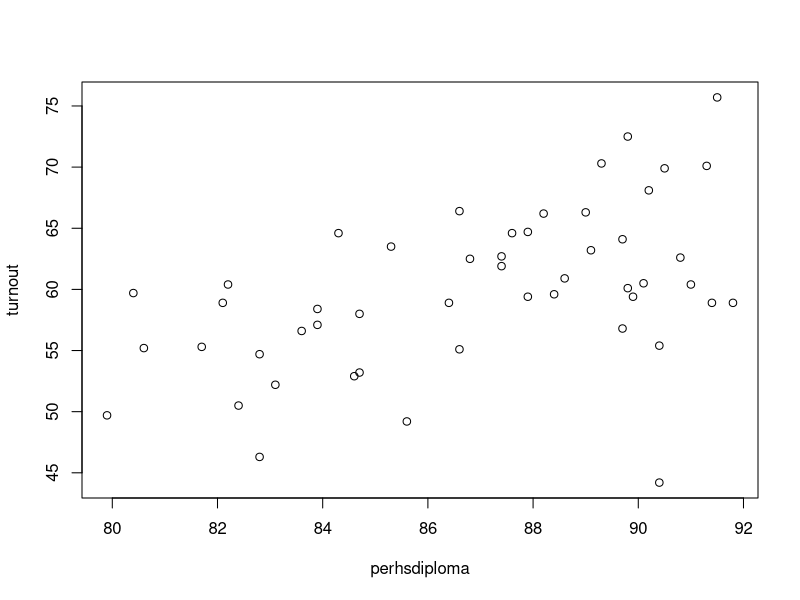
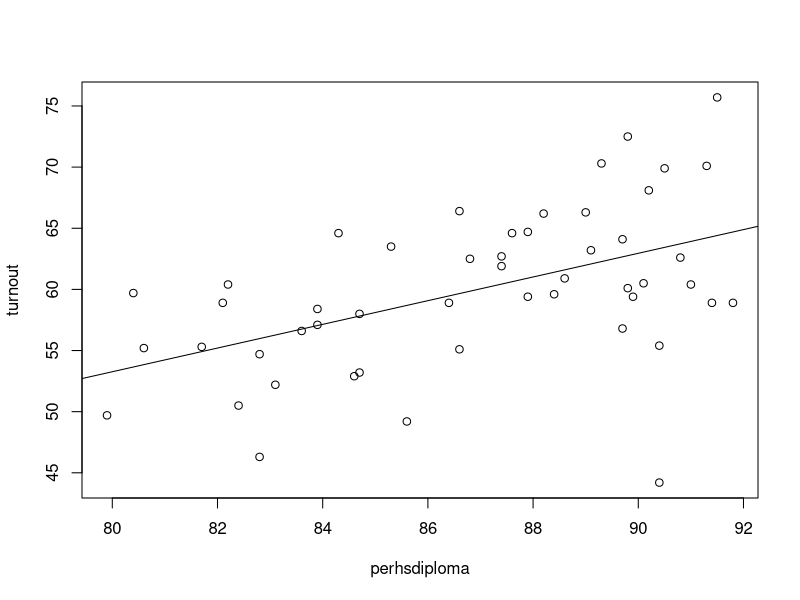
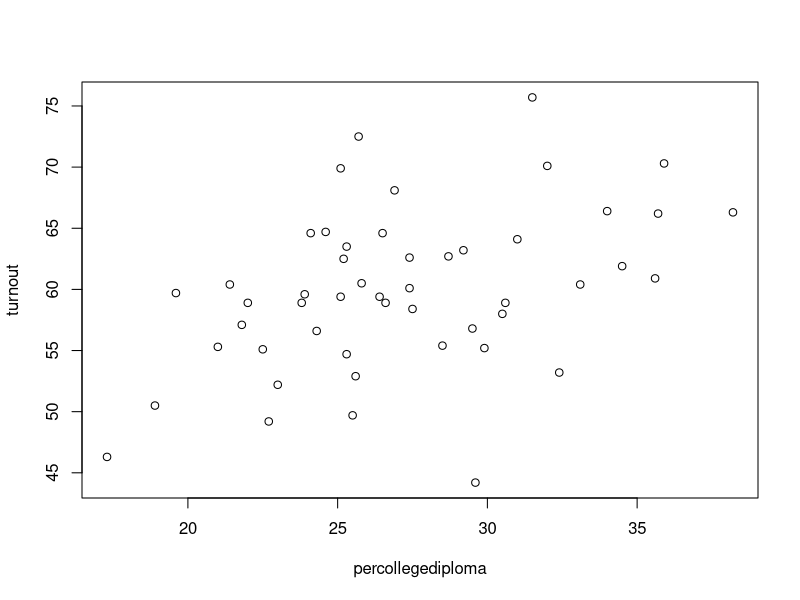
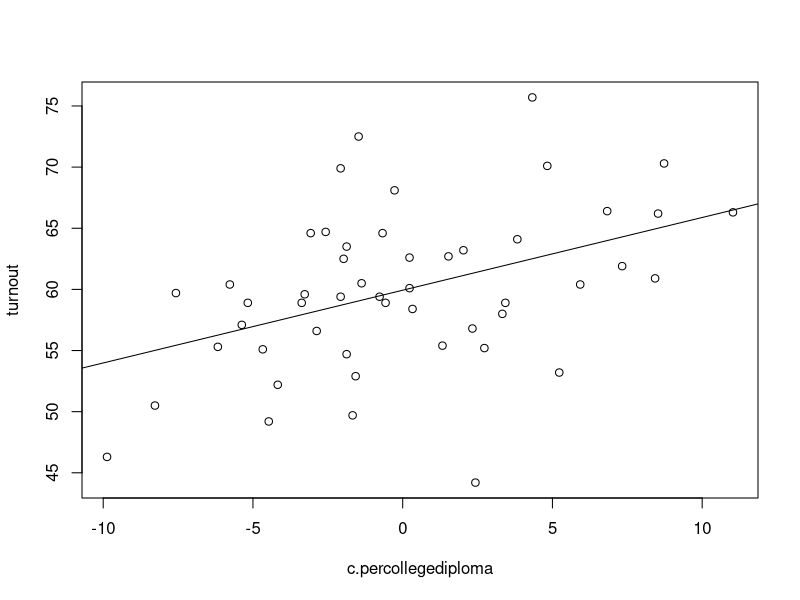
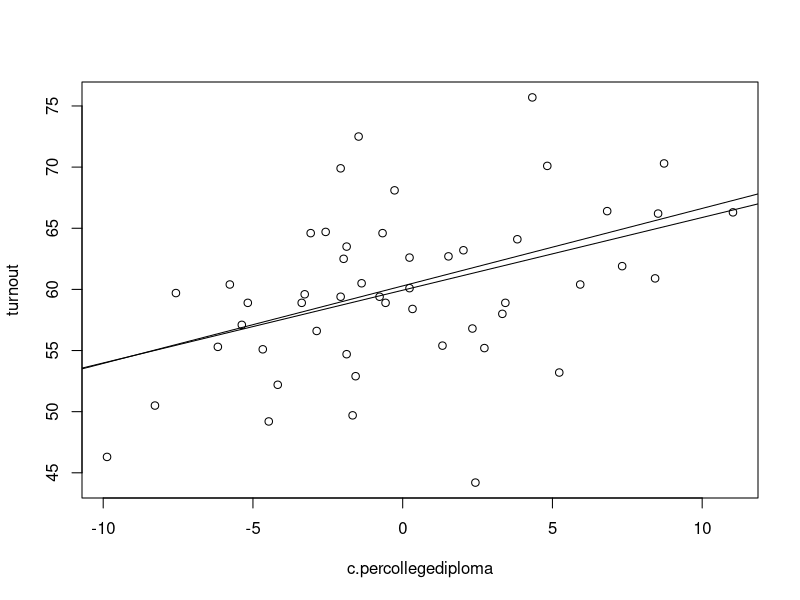

Source code (R) for these figures, in order:
library(car) # This is a very useful R package. You should use it a lot if you're using R.

# We need to read in the data first. It's worth clarifying that this is probably the hardest thing for people who first starting using R to do. It's not very intuitive.
# The getwd() function will tell you your current working directory.
getwd()
# setwd() will change your working directory.
# setwd("/home/steve/Dropbox/teaching/posc3410/state-education-turnout") # While using my handsome Ubuntu Desktop.
setwd("/users/stevenmiller/Dropbox/teaching/posc3410/state-education-turnout") # While using Macbook to show the children.
# I forget what this would look like in Windows. Windows' directory structure is kind of stupid from a Linux user's perspective. Well, really stupid.
# I don' think R understands Windows' backslash. I think you have to use forward slash instead. I forget.
# That said, let's read in the data. R is an object-oriented command-based programming language, derivative of C, but also C++ and Fortran. You assign an input to an object.
Data <- read.csv("state-education-turnout.csv")

# Data # This will just spit out the entire data frame.

# Let's find out which state has the lowest and highest of some values. Name and shame the worst of 'em.
minturnout <- min(Data$turnout) 
maxturnout <- max(Data$turnout)
Data$state[Data$turnout == minturnout]
Data$state[Data$turnout == maxturnout]

minperhsdip <- min(Data$perhsdiploma) 
maxperhsdip <- max(Data$perhsdiploma)
Data$state[Data$perhsdiploma == minperhsdip]
Data$state[Data$perhsdiploma == maxperhsdip]

minpercoldip <- min(Data$percollegediploma) 
maxpercoldip <- max(Data$percollegediploma)
Data$state[Data$percollegediploma == minpercoldip]
Data$state[Data$percollegediploma == maxpercoldip]

# Let's find South Carolina because you're probably curious.
subset(Data, Data$state == "Sakerlina")

# Let's say we're interested in state voter turnout among the VEP in 2012 as a function of percent of the school holding a high school diploma (easiest data I could find from 2009).
# Let's correlate the two first.

with(Data, cor(perhsdiploma, turnout))
with(Data, cor(turnout, perhsdiploma))

# The more you use R, the more you'll learn to love R's with() function. Better to use with() than attach(), I think.
# Notice we flipped the two and got the same Pearson's r. Correlation is symmetrical.
# Also notice we got a Pearson's r of .505, basically identical to what Pollock gave.

# Pollock gave a scatterplot. Let's do that too.

with(Data, plot(perhsdiploma, turnout))

# Our scatterplot suggests a positive relationship, just like the Pearson's R.
# It does suggest some noise near the right end of the perhsdiploma variable.
# For example, that's Hawaii you're seeing at the very bottom right.
# North Dakota, Utah, and Wyoming are also pulling that correlation coefficient down.
# You will want to be mindful of these outliers (especially in small samples) when you start doing serious analysis yourself.
# For the meantime, let's gloss over it.

# What can we say about the increase in voter turnout as a function of a state's level education? Let's regress y on x.

M1 <- lm(turnout ~ perhsdiploma, data=Data)
summary(M1)

# Notice the regression coefficient is .9687 with a standard error of .2389.
# The regression coefficient produces a t-statistic more than 4 (well: 4.054) standard errors away from zero.
# This is rather similar to what the author found in his illustration.
# Our y-intercept is -24.2269. That is, a state in which no one graduated from high school will have a turnout of -24.22%. That's ridiculous.
# Center your variables people. Here's how.

Data$c.perhsdiploma <- with(Data, perhsdiploma - mean(perhsdiploma))
mean(Data$c.perhsdiploma)

# Let's do the same regression, but now with our centered perhsdiploma variable.

M2 <- lm(turnout ~ c.perhsdiploma, data=Data)
summary(M2)

# Notice the regression coefficient didn't change at all.
# That said, the y-intercept is much more meaningful.
# Basically, our estimated turnout rate for the state with the average hsdiploma value is 59.934.
# If it helps you, Missouri has the closest value to the mean (c.perhsdiploma = -.082). It's turnout was 62.5, though.

# Let's produce our handsome regression results over a scatterplot like Pollock does.

with(Data, plot(perhsdiploma, turnout))
abline(M1)

# Looks about right. Looks very handsome too if I do say so myself.

# Let's get a bit more creative.
# For example, I think HS attainment is a rather low bar. How about college?
# Let's correlate them first.

with(Data, cor(percollegediploma, turnout))

# Pearson's r of .430, so the relationship is not as strong as before.
# Let's plot them too.

with(Data, plot(percollegediploma, turnout))

# That's Hawaii again that you're seeing in the bottom right. They probably have other things to do on Election Day.
# Must be nice.
# Okay, let's regress the two.

# But first, let's center that variable like we did with the HS variable. Center your variables, people.

Data$c.percollegediploma <- with(Data, percollegediploma - mean(percollegediploma))

# Go go gadget linear regression.

M3 <- lm(turnout ~ c.percollegediploma, data=Data)
summary(M3)

# Statistically significant as well, though not as strong as the HS diploma variable.
# Let's plot the two.

with(Data, plot(c.percollegediploma, turnout))
abline(M3)

# Curious, what would this look like if Hawaii wasn't ruining everything?
M4 <- lm(turnout ~ c.percollegediploma, data=subset(Data, Data$state != "Hawaii"))
summary(M4)

with(Data, plot(c.percollegediploma, turnout))
abline(M3)
abline(M4)

# Not much different in the broad scheme of things. Whatever.

# What about regional effects? The Census has a peculiar understanding of regions. They go as follow:
# 1 = "New England" (CT, ME, NH, RI, VT)
# 2 = "Middle Atlantic" (NJ, NY, PA)
# 3 = "East North Central" (IN, IL, TSUN, Ohio -- The Greatest State in the Union, WI)
# 4 = "West North Central" (IA, KS, MN, MO, NE, ND, SD)
# 5 = "South Atlantic" (DE, FL, GA, MD, NC, SC, VA, WV)
# 6 = "East South Central" (AL, KY, MS, TN)
# 7 = "West South Central" (AR, LA, OK, TX)
# 8 = "Mountain" (AZ, CO, ID, NM, MT, UT, NV, WY)
# 9 = "Pacific" (AK, CA, HI, OR, WA)
# I think I got all those state abbreviations right.

# The census has four regions with those subregions.
# 1 and 2 are "Northeast"
# 3 and 4 are "Midwest", designated as "North Central Region" before 1984.
# 5-7 are "South"
# 8-9 are "West"

# Let's say we're interested in just the South as a dummy variable for the models using the HS diploma variable.
# We'll need to create a dummy variable for the South. So, let's go ahead and do that.
# You'll need John Fox' car package for this, which we loaded earlier.

Data$south <- with(Data, recode(region, "1:4=0; 5:7=1; 8:9=0"))

# Let's do multiple regression.

M5 <- lm(turnout ~ c.perhsdiploma + south, data=Data)
summary(M5)

# Interestingly, the South variable is not statistically significant. I suspect this is because of considerable heterogeneity as it pertains to "South".
# It may also be a result of unique attributes about the 2012 Presidential election that would've otherwise brought out the Southern vote.
# Are there any regional effects? Let's make our baseline group the West here. There's considerable variety in that group.
# In short, let's condense  the regions and make the West the baseline.

Data$regioncondensed <- with(Data, recode(region, "1:2=1; 3:4=2; 5:7=3; 8:9=0"))

# And, regress:

M6 <- lm(turnout ~ c.perhsdiploma + factor(regioncondensed), data=Data)
summary(M6)

# Not much emerges. We do see that the Midwest states seem to have higher turnout than the West, albeit at a level of statistical significance we accept in smaller samples like this.
# In this regression, the y-intercept tell us our estimate of Y in the state in the West at the global mean in the perhsdiploma variable.
